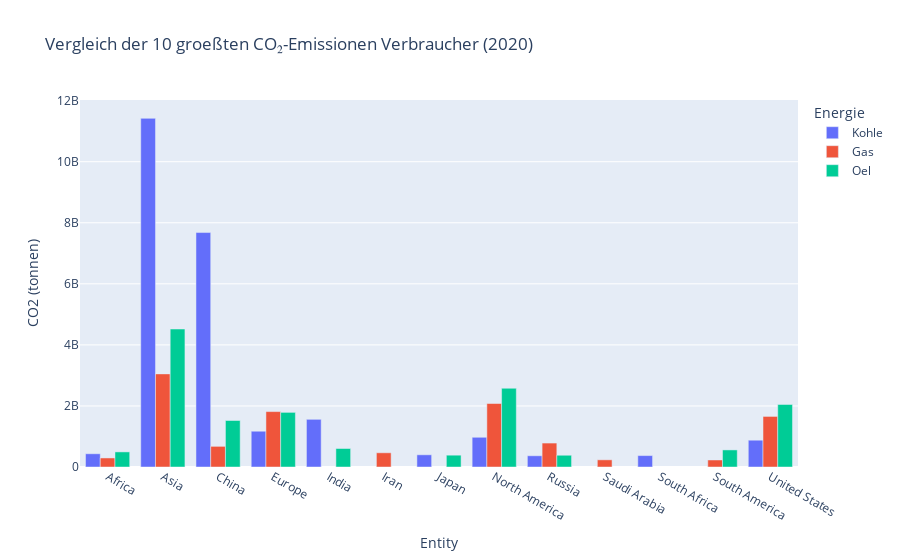

The notebook cell this image was saved under:
### Code cell
# Umnennung der Spalten
coal_top10_2020 = coal_top10_2020[['Entity', 'Co2_coal']].rename(columns={'Co2_coal': 'Kohle'})
gas_top10_2020 = gas_top10_2020[['Entity', 'Co2_gas']].rename(columns={'Co2_gas': 'Gas'})
oil_top10_2020 = oil_top10_2020[['Entity', 'Co2_oil']].rename(columns={'Co2_oil': 'Oel'})

# # ressourcen mergen auf eine df
merged = coal_top10_2020.merge(gas_top10_2020, on='Entity', how='outer')
merged = merged.merge(oil_top10_2020, on='Entity', how='outer')


# Umwandlung in merged_long
merged_long = pd.melt(
    merged,
    id_vars='Entity',
    value_vars=['Kohle', 'Gas', 'Oel'],
    var_name='Energie',
    value_name='CO2 (tonnen)'
)

# Grafik erstellen
fig = px.bar(
    merged_long,
    x='Entity',
    y='CO2 (tonnen)',
    color='Energie',
    barmode='group',
    title='Vergleich der 10 groeßten CO₂-Emissionen Verbraucher (2020)'
)

fig.show()

### Figure 1 — Plotly figure (JSON) as saved in the notebook; plotly's stock layout.template omitted (floating-point values rounded to 4 significant figures)
{"data": [{"alignmentgroup": "True", "hovertemplate": "Energie=Kohle<br>Entity=%{x}<br>CO2 (tonnen)=%{y}<extra></extra>", "legendgroup": "Kohle", "marker": {"color": "#636efa", "pattern": {"shape": ""}}, "name": "Kohle", "offsetgroup": "Kohle", "orientation": "v", "showlegend": true, "textposition": "auto", "type": "bar", "x": ["Africa", "Asia", "China", "Europe", "India", "Iran", "Japan", "North America", "Russia", "Saudi Arabia", "South Africa", "South America", "United States"], "xaxis": "x", "y": [433600000.0, 11420000000.0, 7679000000.0, 1172000000.0, 1562000000.0, NaN, 399500000.0, 973400000.0, 367700000.0, NaN, 373900000.0, NaN, 877900000.0], "yaxis": "y"}, {"alignmentgroup": "True", "hovertemplate": "Energie=Gas<br>Entity=%{x}<br>CO2 (tonnen)=%{y}<extra></extra>", "legendgroup": "Gas", "marker": {"color": "#EF553B", "pattern": {"shape": ""}}, "name": "Gas", "offsetgroup": "Gas", "orientation": "v", "showlegend": true, "textposition": "auto", "type": "bar", "x": ["Africa", "Asia", "China", "Europe", "India", "Iran", "Japan", "North America", "Russia", "Saudi Arabia", "South Africa", "South America", "United States"], "xaxis": "x", "y": [296300000.0, 3050000000.0, 676500000.0, 1815000000.0, NaN, 465300000.0, NaN, 2080000000.0, 784300000.0, 235000000.0, NaN, 229800000.0, 1656000000.0], "yaxis": "y"}, {"alignmentgroup": "True", "hovertemplate": "Energie=Oel<br>Entity=%{x}<br>CO2 (tonnen)=%{y}<extra></extra>", "legendgroup": "Oel", "marker": {"color": "#00cc96", "pattern": {"shape": ""}}, "name": "Oel", "offsetgroup": "Oel", "orientation": "v", "showlegend": true, "textposition": "auto", "type": "bar", "x": ["Africa", "Asia", "China", "Europe", "India", "Iran", "Japan", "North America", "Russia", "Saudi Arabia", "South Africa", "South America", "United States"], "xaxis": "x", "y": [494700000.0, 4519000000.0, 1523000000.0, 1789000000.0, 606000000.0, NaN, 387100000.0, 2579000000.0, 384900000.0, NaN, NaN, 559400000.0, 2048000000.0], "yaxis": "y"}], "layout": {"barmode": "group", "legend": {"title": {"text": "Energie"}, "tracegroupgap": 0}, "title": {"text": "Vergleich der 10 groeßten CO₂-Emissionen Verbraucher (2020)"}, "xaxis": {"anchor": "y", "domain": [0, 1], "title": {"text": "Entity"}}, "yaxis": {"anchor": "x", "domain": [0, 1], "title": {"text": "CO2 (tonnen)"}}}}
